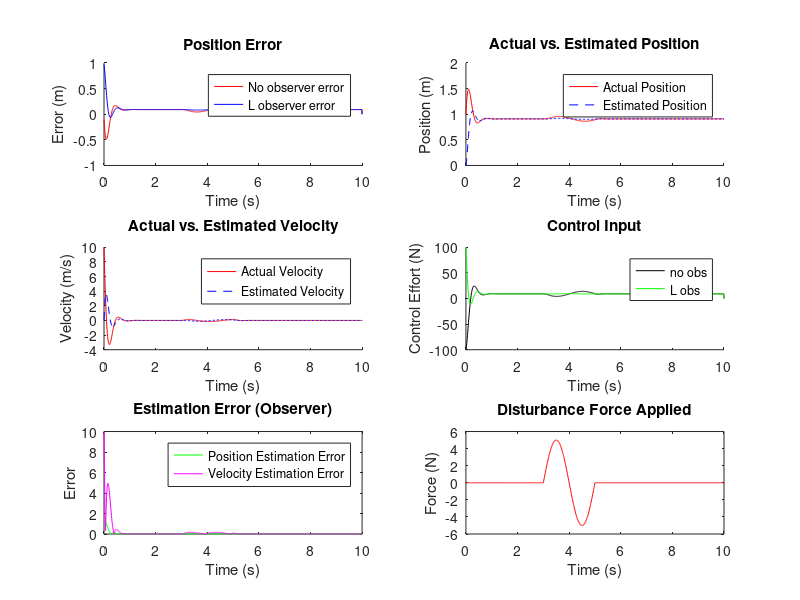

Recreate this plot in MATLAB.
close all
clearvars
clc

% Parameters for the spring-mass-damper system
m = 1;  % Mass (kg)
k = 10; % Spring constant (N/m)
c = 2;  % Damping coefficient (Ns/m)

% PD controller gains
Kp = 100;
Kd = 10;

% Desired position
desired_position = 1;  % Desired position (m)

% Initial conditions
initial_state = [1; 10];  % Initial [position; velocity]
initial_estimated_state = [0; 0];  % Initial estimated state

% Observer design (Luenberger Observer)
A = [0, 1; -k/m, -c/m];
B = [0; 1/m];
C = [1, 0];
L = place(A', C', [-2, -3])';  % Observer gain for stability

% Simulation settings
dt = 0.01;
t = 0:dt:10;
num_steps = length(t);

% Differentiable disturbance (sine wave) applied from t = 3 to t = 5 seconds
disturbance = zeros(1, num_steps);
disturbance_time_indices = (t >= 3) & (t <= 5);
disturbance(disturbance_time_indices) = 5 * sin(2 * pi * (t(disturbance_time_indices) - 3) / 2);

% State storage
x = zeros(2, num_steps);       % Actual state
x_hat = zeros(2, num_steps);    % Estimated state
error_no_observer = zeros(1, num_steps);
error_with_observer = zeros(1, num_steps);
control_input = zeros(1, num_steps);
control_input_hat = zeros(1, num_steps);

% Initial values
x(:, 1) = initial_state;
x_hat(:, 1) = initial_estimated_state;

% Simulation loop
for i = 1:num_steps-1
    % Error calculation for PD control
    error = desired_position - x(1, i);
    error_dot = -x(2, i);  % Derivative of error (velocity error)
    
    % PD control
    u = Kp * error + Kd * error_dot;
    
    % Without observer
    dx = A * x(:, i) + B * (u + disturbance(i));
    x(:, i+1) = x(:, i) + dx * dt;
    error_no_observer(i) = desired_position - x(1, i+1);
    
    % With observer
    y = C * x(:, i);  % Measurement
    error_hat = desired_position - x_hat(1, i);
    error_dot_hat = -x_hat(2, i);
    
    % Control based on estimated state
    u_hat = Kp * error_hat + Kd * error_dot_hat;
    
    % Observer state update
    dx_hat = A * x_hat(:, i) + B * u_hat + L * (y - C * x_hat(:, i));
    x_hat(:, i+1) = x_hat(:, i) + dx_hat * dt;
    
    % Store errors
    error_with_observer(i) = desired_position - x_hat(1, i+1);
    control_input(i) = u;
    control_input_hat(i) = u_hat;
end

% Plotting
figure;

% Position error without observer
subplot(3,2,1);
hold on;
plot(t, error_no_observer, 'r');
plot(t, error_with_observer, 'b');
title('Position Error');
legend('No observer error', 'L observer error');
xlabel('Time (s)');
ylabel('Error (m)');

% Actual position vs. Estimated position
subplot(3,2,2);
hold on;
plot(t, x(1, :), 'r');
plot(t, x_hat(1, :), 'b--');
legend('Actual Position', 'Estimated Position');
title('Actual vs. Estimated Position');
xlabel('Time (s)');
ylabel('Position (m)');

% Actual velocity vs. Estimated velocity
subplot(3,2,3);
hold on;
plot(t, x(2, :), 'r');
plot(t, x_hat(2, :), 'b--');
legend('Actual Velocity', 'Estimated Velocity');
title('Actual vs. Estimated Velocity');
xlabel('Time (s)');
ylabel('Velocity (m/s)');

% Control input
subplot(3,2,4);
hold on;
plot(t, control_input, 'k');
plot(t, control_input_hat, 'g');
title('Control Input');
legend('no obs', 'L obs');
xlabel('Time (s)');
ylabel('Control Effort (N)');

% Convergence of position and velocity estimates
subplot(3,2,5);
plot(t, abs(x(1,:) - x_hat(1,:)), 'g');
hold on;
plot(t, abs(x(2,:) - x_hat(2,:)), 'm');
legend('Position Estimation Error', 'Velocity Estimation Error');
title('Estimation Error (Observer)');
xlabel('Time (s)');
ylabel('Error');

% Disturbance plot
subplot(3,2,6);
plot(t, disturbance, 'r');
title('Disturbance Force Applied');
xlabel('Time (s)');
ylabel('Force (N)');

% Display result
disp('Simulation complete. Review the plots for comparison.');
